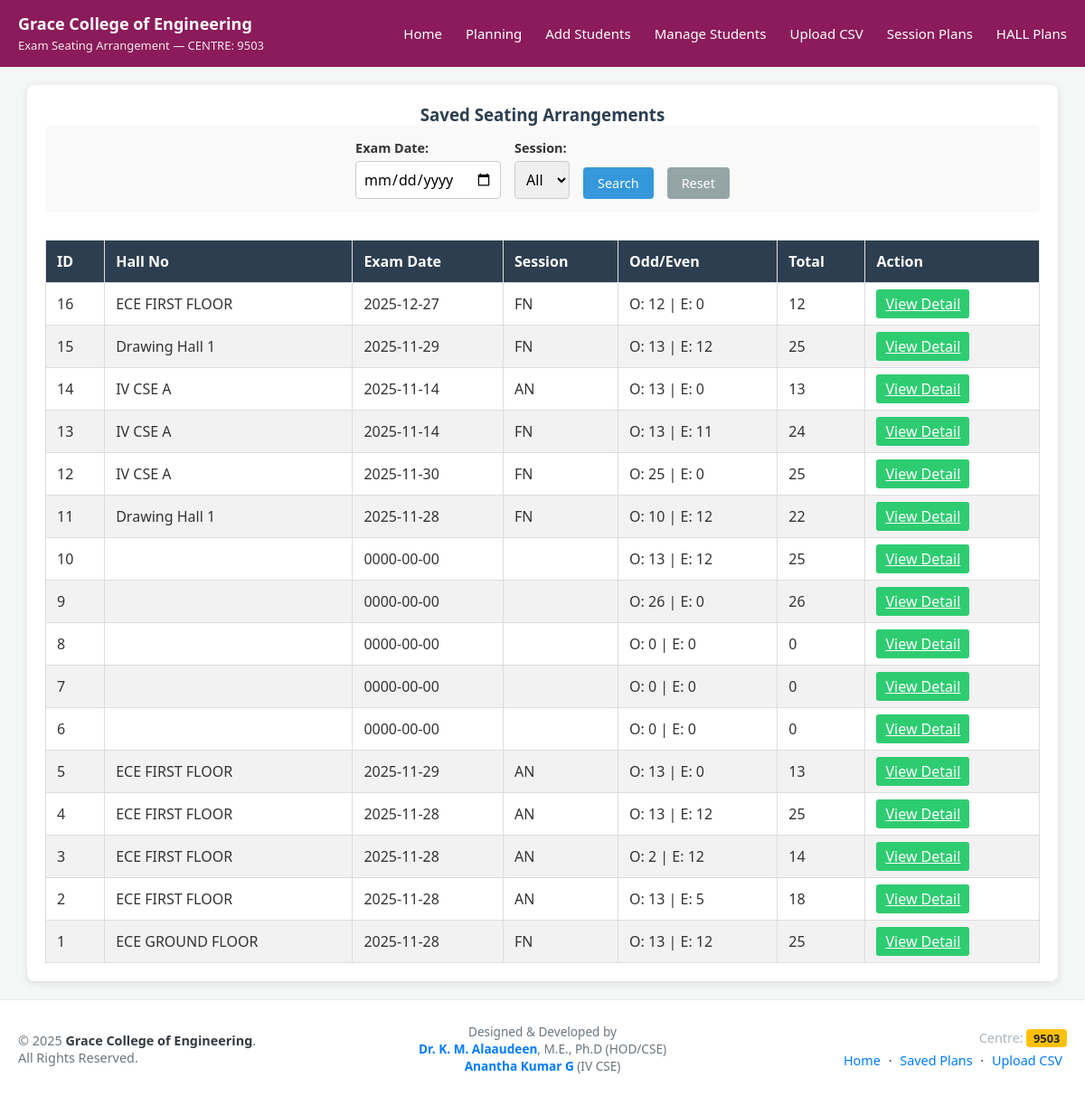
Page /view_plan.php on the committed database.
### tables this page shows
CREATE TABLE `exam_seating` (
  `id` int(11) NOT NULL,
  `odd_i` text NOT NULL,
  `even_i` text NOT NULL,
  `hall_no` varchar(50) NOT NULL,
  `exam_date` date NOT NULL,
  `session` varchar(10) NOT NULL,
  `subject` varchar(255) NOT NULL,
  `total_students` int(11) DEFAULT 0,
  `created_at` timestamp NOT NULL DEFAULT current_timestamp(),
  `odd_dept` text DEFAULT NULL,
  `left_subjects` text DEFAULT NULL,
  `even_dept` text DEFAULT NULL,
  `right_subjects` text DEFAULT NULL,
  `odd_subjects` text DEFAULT NULL,
  `even_subjects` text DEFAULT NULL
);

### view_plan.php (the view, shortened to what this page needs)
<?php
include 'connection.php';
$filter_date    = isset($_GET['exam_date']) ? trim($_GET['exam_date']) : '';
$sql = "SELECT * FROM exam_seating WHERE 1=1";
$sql .= " ORDER BY id DESC";
$res = mysqli_query($conn, $sql);
?>
<!DOCTYPE html>
<html lang="en">
<head>
</head>
<body>
    <?php include 'menu.php'; ?>
    <div class="container">
        <h3>Saved Seating Arrangements</h3>
        <form method="get" class="filter-form">
            <div class="form-group">
                <label>Exam Date:</label>
                <input type="date" name="exam_date" class="form-control"
                    value="<?php echo htmlspecialchars($filter_date); ?>">
            </div>
            <div class="form-group">
                <label>Session:</label>
                <select name="session" class="form-control">
                    <option value="">All</option>
                </select>
            </div>
            <button type="submit" class="btn btn-primary">Search</button>
            <a href="view_seating_list.php" class="btn btn-secondary">Reset</a>
        </form>
        <table class="seating-table">
            <thead>
                <tr>
                    <th>ID</th>
                    <th>Hall No</th>
                    <th>Exam Date</th>
                    <th>Session</th>
                    <th>Odd/Even</th>
                    <th>Total</th>
                    <th>Action</th>
                </tr>
            </thead>
            <tbody>
                <?php
                if ($res && mysqli_num_rows($res) > 0) {
                    while ($row = mysqli_fetch_assoc($res)) {
                        $oddArr  = unserialize($row['odd_i']);
                        $evenArr = unserialize($row['even_i']);
                        $oddCount  = is_array($oddArr)  ? count($oddArr)  : 0;
                        $evenCount = is_array($evenArr) ? count($evenArr) : 0;
                        echo "<tr>
                            <td data-label='ID'>{$row['id']}</td>
                            <td data-label='Hall No'>{$row['hall_no']}</td>
                            <td data-label='Date'>{$row['exam_date']}</td>
                            <td data-label='Session'>{$row['session']}</td>
                            <td data-label='Counts'>O: $oddCount | E: $evenCount</td>
                            <td data-label='Total'>{$row['total_students']}</td>
                            <td data-label='Action'>
                                <a href='view_seating_single.php?id={$row['id']}' class='btn-view'>View Detail</a>
                            </td>
                        </tr>";
                    }
                } else {
                    echo "<tr><td colspan='7' style='text-align:center; color:red;'>No seating plans found</td></tr>";
                }
                ?>
            </tbody>
        </table>
    </div>
    <?php include 'footer.php'; ?>
</body>
</html>

### view_plan.php (style rules this page uses)
body { font-family: 'Segoe UI', Arial, sans-serif; background-color: #f4f7f6; margin: 0; padding: 0; color: #333; }
.container { width: 95%; max-width: 1200px; margin: 20px auto; background: #fff; padding: 20px; border-radius: 8px; box-shadow: 0 2px 10px rgba(0,0,0,0.1); }
h3 { text-align: center; color: #2c3e50; }
.filter-form { display: flex; flex-wrap: wrap; gap: 15px; justify-content: center; align-items: flex-end; margin-bottom: 30px; padding: 15px; background: #f9f9f9; border-radius: 5px; }
.form-group { display: flex; flex-direction: column; }
.form-group label { font-size: 0.9rem; font-weight: bold; margin-bottom: 5px; }
.form-control { padding: 8px; border: 1px solid #ccc; border-radius: 4px; font-size: 1rem; }
.btn { padding: 8px 16px; border: none; border-radius: 4px; cursor: pointer; text-decoration: none; font-size: 0.9rem; transition: opacity 0.2s; }
.btn-primary { background-color: #3498db; color: white; }
.btn-secondary { background-color: #95a5a6; color: white; }
.btn-view { background-color: #2ecc71; color: white; padding: 5px 10px; border-radius: 3px; }
.seating-table { width: 100%; border-collapse: collapse; margin-top: 10px; }
.seating-table th, .seating-table td { border: 1px solid #ddd; padding: 12px; text-align: left; }
.seating-table thead { background-color: #2c3e50; color: white; }
.seating-table tr:nth-child(even) { background-color: #f2f2f2; }

### menu.php (style rules this page uses)
* { margin: 0; padding: 0; box-sizing: border-box; font-family: "Segoe UI", system-ui, sans-serif; }
:root { --primary: #8b1b5a; --white: #ffffff; }

### rows in the picture
exam_seating: id "16", hall_no "ECE FIRST FLOOR", exam_date "2025-12-27", session "FN", odd_i "12", even_i "0", total_students "12"
exam_seating: id "15", hall_no "Drawing Hall 1", exam_date "2025-11-29", session "FN", odd_i "13", even_i "12", total_students "25"
exam_seating: id "14", hall_no "IV CSE A", exam_date "2025-11-14", session "AN", odd_i "13", even_i "0", total_students "13"
exam_seating: id "13", hall_no "IV CSE A", exam_date "2025-11-14", session "FN", odd_i "13", even_i "11", total_students "24"
exam_seating: id "12", hall_no "IV CSE A", exam_date "2025-11-30", session "FN", odd_i "25", even_i "0", total_students "25"
exam_seating: id "11", hall_no "Drawing Hall 1", exam_date "2025-11-28", session "FN", odd_i "10", even_i "12", total_students "22"
exam_seating: id "10", exam_date "0000-00-00", odd_i "13", even_i "12", total_students "25"
exam_seating: id "9", exam_date "0000-00-00", odd_i "26", even_i "0", total_students "26"
exam_seating: id "8", exam_date "0000-00-00", odd_i "0", even_i "0", total_students "0"
exam_seating: id "7", exam_date "0000-00-00", odd_i "0", even_i "0", total_students "0"
exam_seating: id "6", exam_date "0000-00-00", odd_i "0", even_i "0", total_students "0"
exam_seating: id "5", hall_no "ECE FIRST FLOOR", exam_date "2025-11-29", session "AN", odd_i "13", even_i "0", total_students "13"
exam_seating: id "4", hall_no "ECE FIRST FLOOR", exam_date "2025-11-28", session "AN", odd_i "13", even_i "12", total_students "25"
exam_seating: id "3", hall_no "ECE FIRST FLOOR", exam_date "2025-11-28", session "AN", odd_i "2", even_i "12", total_students "14"
exam_seating: id "2", hall_no "ECE FIRST FLOOR", exam_date "2025-11-28", session "AN", odd_i "13", even_i "5", total_students "18"
exam_seating: id "1", hall_no "ECE GROUND FLOOR", exam_date "2025-11-28", session "FN", odd_i "13", even_i "12", total_students "25"

### other values in the picture
$centre "9503"
